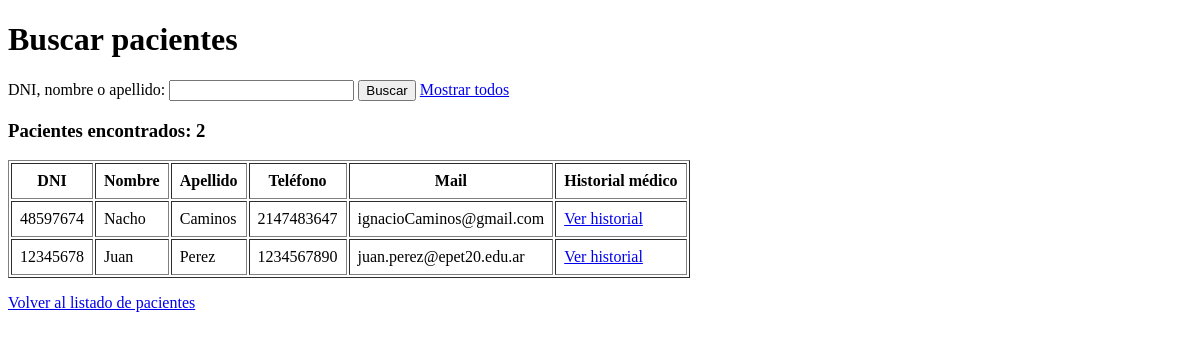
/historial/buscar_paciente.php, run on an earlier commit of the app's database.
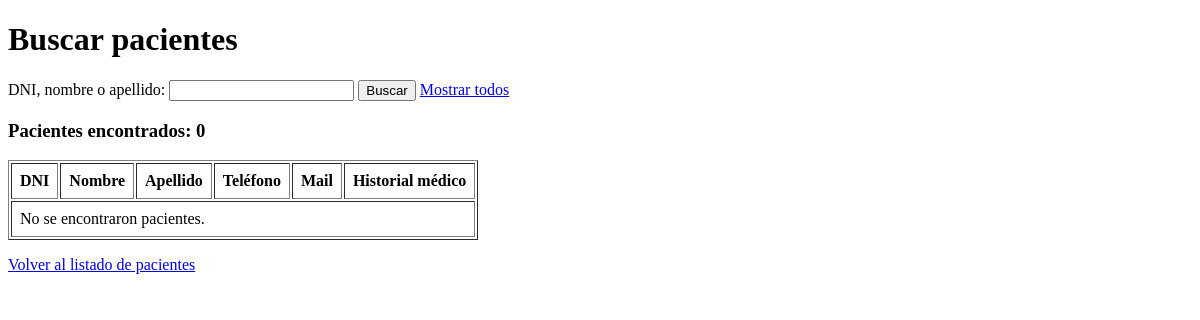
And on a later commit of the database.
### tables this page shows
CREATE TABLE paciente (
    dni_p INT NOT NULL,

    nombre_p VARCHAR(30) NOT NULL,
    apellido VARCHAR(30) NOT NULL,

    cuil VARCHAR(11) DEFAULT NULL,
    telefono VARCHAR(20) NOT NULL,
    mail VARCHAR(100) NOT NULL,

    id_obra_social INT DEFAULT NULL,
    id_trabajo INT DEFAULT NULL,

    domicilio_calle VARCHAR(100) DEFAULT NULL,
    domicilio_altura VARCHAR(15) DEFAULT NULL,
    domicilio_piso_depto VARCHAR(30) DEFAULT NULL,
    domicilio_localidad VARCHAR(100) DEFAULT NULL,
    domicilio_provincia VARCHAR(100) DEFAULT NULL,
    domicilio_codigo_postal VARCHAR(15) DEFAULT NULL,
    domicilio_pais VARCHAR(100) DEFAULT NULL,

    estado ENUM('activo', 'archivado')
        NOT NULL DEFAULT 'activo',

    fecha_archivado DATETIME DEFAULT NULL,

    PRIMARY KEY (dni_p),

    KEY idx_paciente_obra (id_obra_social),
    KEY idx_paciente_trabajo (id_trabajo),
    KEY idx_paciente_estado (estado),

    CONSTRAINT fk_paciente_obra
        FOREIGN KEY (id_obra_social)
        REFERENCES obra_social(id_obra_social)
        ON UPDATE CASCADE
        ON DELETE SET NULL,

    CONSTRAINT fk_paciente_trabajo
        FOREIGN KEY (id_trabajo)
        REFERENCES trabajo(id_trabajo)
        ON UPDATE CASCADE
        ON DELETE SET NULL

);

### historial/buscar_paciente.php (the view, shortened to what this page needs)
<?php
require_once __DIR__ . "/../Pacientes/conexion.php";
$busqueda = trim($_GET["busqueda"] ?? "");
if ($busqueda != "") {
    $sql = "SELECT dni_p, nombre_p, apellido, telefono, mail
            FROM paciente
            WHERE CAST(dni_p AS CHAR) LIKE ?
               OR nombre_p LIKE ?
               OR apellido LIKE ?
            ORDER BY apellido, nombre_p";
    $stmt = mysqli_prepare($conexion, $sql);
    $termino = "%" . $busqueda . "%";
    mysqli_stmt_bind_param(
        $stmt,
        "sss",
        $termino,
        $termino,
        $termino
    );
    mysqli_stmt_execute($stmt);
    $resultado = mysqli_stmt_get_result($stmt);
} else {
    $sql = "SELECT dni_p, nombre_p, apellido, telefono, mail
            FROM paciente
            ORDER BY apellido, nombre_p";
    $resultado = mysqli_query($conexion, $sql);
}
$cantidad = mysqli_num_rows($resultado);
?>
<!DOCTYPE html>
<html lang="es">
<head>
</head>
<body>
    <h1>Buscar pacientes</h1>
    <form action="buscar_paciente.php" method="GET">
        <label for="busqueda">
            DNI, nombre o apellido:
        </label>
        <input
            type="text"
            id="busqueda"
            name="busqueda"
            value="<?php echo htmlspecialchars($busqueda); ?>"
        >
        <button type="submit">Buscar</button>
        <a href="buscar_paciente.php">Mostrar todos</a>
    </form>
    <h3>Pacientes encontrados: <?php echo $cantidad; ?></h3>
    <table border="1" cellpadding="8">
        <thead>
            <tr>
                <th>DNI</th>
                <th>Nombre</th>
                <th>Apellido</th>
                <th>Teléfono</th>
                <th>Mail</th>
                <th>Historial médico</th>
            </tr>
        </thead>
        <tbody>
            <?php if ($cantidad > 0) { ?>
                <?php while ($paciente = mysqli_fetch_assoc($resultado)) { ?>
                    <tr>
                        <td>
                            <?php echo htmlspecialchars($paciente["dni_p"]); ?>
                        </td>
                        <td>
                            <?php echo htmlspecialchars($paciente["nombre_p"]); ?>
                        </td>
                        <td>
                            <?php echo htmlspecialchars($paciente["apellido"]); ?>
                        </td>
                        <td>
                            <?php echo htmlspecialchars($paciente["telefono"]); ?>
                        </td>
                        <td>
                            <?php echo htmlspecialchars($paciente["mail"]); ?>
                        </td>
                        <td>
                            <a href="historial.php?dni_p=<?php echo urlencode($paciente["dni_p"]); ?>">
                                Ver historial
                            </a>
                        </td>
                    </tr>
                <?php } ?>
            <?php } else { ?>
                <tr>
                    <td colspan="6">No se encontraron pacientes.</td>
                </tr>
            <?php } ?>
        </tbody>
    </table>
    <p>
        <a href="listar.php">Volver al listado de pacientes</a>
    </p>
</body>
</html>

What changed in the data, as far as the page shows it:
removed paciente: dni_p "48597674", nombre_p "Nacho", apellido "Caminos", telefono "2147483647", mail "ignacioCaminos@gmail.com"
removed paciente: dni_p "12345678", nombre_p "Juan", apellido "Perez", telefono "1234567890", mail "juan.perez@epet20.edu.ar"
Also different on the page:
$cantidad: "2" → "0"
text now shown: "No se encontraron pacientes."
